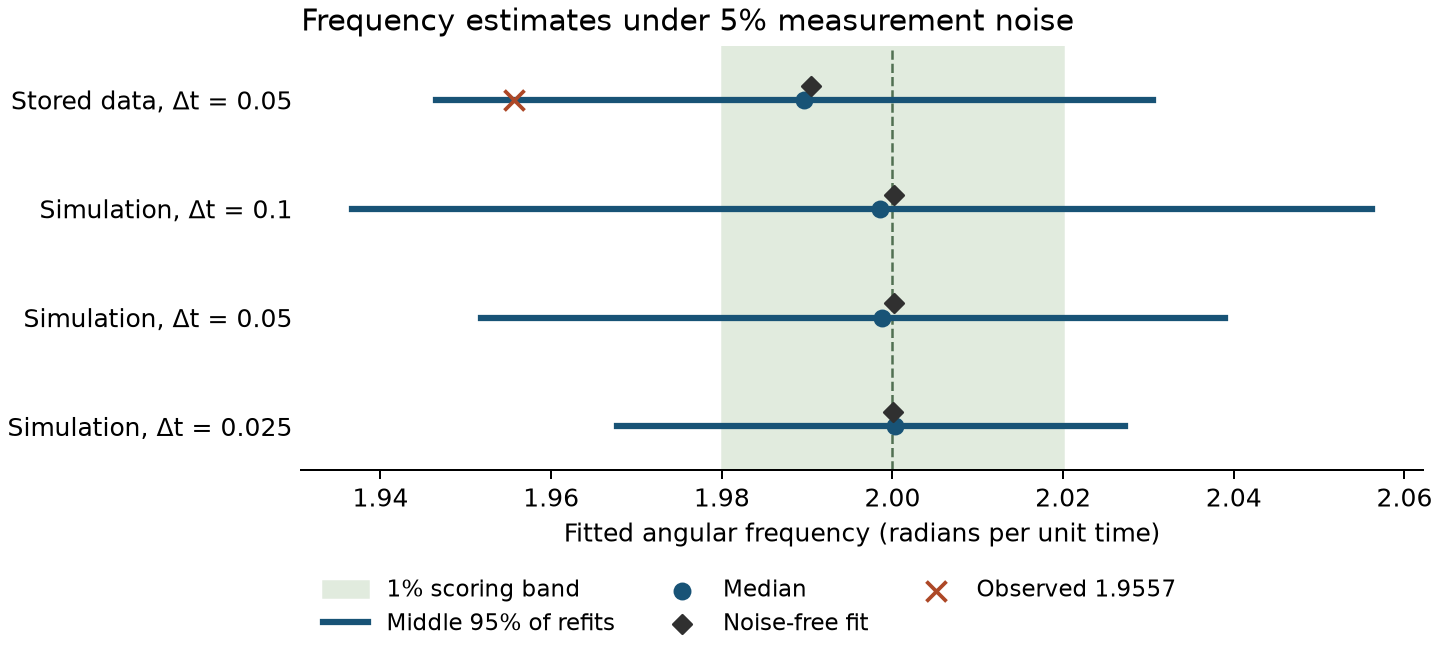

Recreate this plot in Python.
"""Measure conditional frequency uncertainty from observation noise and mesh resolution."""
import csv
from dataclasses import replace
from functools import lru_cache

from candidate_trial import ROOT, folder, live, np
from assess_swap import read_archive, write_csv
from scipy.integrate import solve_ivp
from scipy.optimize import minimize_scalar

REPEATS = 250
FIRST_SEED = 924001
DT = .025


def parent_inputs():
    with (ROOT/'forcing_profiles.csv').open() as source:
        row = next(r for r in csv.DictReader(source) if r['dataset']=='ode' and int(r['seed'])==923301)
    a = read_archive(folder('ode',923301,'candidate'))
    parent = int(row['parent'])
    selected = next(r for r in a['operator']['profiles'] if r['point']==parent)
    p = a['points'][parent]
    labels = [a['labels'][p[1]],*[a['labels'][j] for j,coef in p[2] if j!=p[1]]]
    return labels, selected, {k:tuple(v) for k,v in a['plan'].items()}


class Profile:
    def __init__(self, t, plan, labels, record, original):
        self.t, self.plan, self.record = t, plan, record
        self.problem = replace(original,grids=(t,),data={'u':np.zeros_like(t)})
        fixed = []
        moving = []
        for term in labels:
            (moving if any(n in ('sin','cos') for n,p in term) else fixed).append(term)
        assert fixed[0]==labels[0] and len(moving)==1
        self.moving = moving[0]
        self.fixed = self.bank(fixed)

    def bank(self, labels):
        terms,opaque = live.R.symbols(self.problem,labels)
        return live.R.LocalBank([self.t],terms,opaque,self.plan)

    def estimate(self, u):
        values = {'u':u}
        fixed = self.fixed.matrix(values)
        target = fixed[:,0]
        @lru_cache(maxsize=None)
        def sse(w):
            term = [(n,[(k,w if k=='freq' else v) for k,v in p]) for n,p in self.moving]
            col = self.bank([term]).matrix(values)
            x = np.column_stack((fixed[:,1:],col))
            norms = np.linalg.norm(x,axis=0)
            unit = x/norms
            weights,_,rank,_ = np.linalg.lstsq(unit,target,rcond=None)
            assert rank==x.shape[1]
            residual = target-unit@weights
            return float(residual@residual)
        r = self.record
        lo,hi = r['lower'],r['upper']
        result = minimize_scalar(sse,method='bounded',bounds=(lo,hi),
                                 options=dict(maxiter=24,xatol=(hi-lo)*1.e-4))
        return min([lo,hi,r['initial'],float(result.x)],key=lambda w:(sse(w),abs(w-r['initial'])))


def summarize(group, dt, clean, draws):
    values = np.asarray(draws)
    q = np.quantile(values,[.025,.5,.975])
    return dict(observations=group,dt=dt,clean_frequency=clean,clean_bias=clean-2.,
                noise_draws=len(values),noisy_q025=q[0],noisy_median=q[1],noisy_q975=q[2],
                noisy_sd=np.std(values,ddof=1),inside_one_percent=int(np.sum(np.abs(values-2.)<=.02)))


def plot(summary, measured):
    import matplotlib
    matplotlib.use('Agg')
    import matplotlib.pyplot as plt
    fig,ax = plt.subplots(figsize=(8,3.6), layout='constrained')
    ax.axvspan(1.98,2.02,color='#e1ebde',label='1% scoring band')
    ax.axvline(2,color='#517052',linestyle='--',linewidth=1)
    for i,r in enumerate(summary):
        ax.plot([r['noisy_q025'],r['noisy_q975']],[i,i],color='#185376',lw=2.5,
                label='Middle 95% of refits' if i==0 else None)
        ax.scatter(r['noisy_median'],i,s=38,color='#185376',zorder=3,label='Median' if i==0 else None)
        ax.scatter(r['clean_frequency'],i-.13,s=28,color='#303030',marker='D',zorder=3,
                   label='Noise-free fit' if i==0 else None)
    ax.scatter(measured,0,marker='x',s=64,color='#ad4827',zorder=4,label='Observed 1.9557')
    names = ['Stored data, Δt = 0.05',*[f"Simulation, Δt = {r['dt']}" for r in summary[1:]]]
    ax.set_yticks(range(len(names)),names)
    ax.set_ylim(len(names)-.6,-.5)
    ax.set_xlabel('Fitted angular frequency (radians per unit time)')
    ax.set_title('Frequency estimates under 5% measurement noise',loc='left')
    ax.spines[['top','right','left']].set_visible(False)
    ax.tick_params(axis='y',length=0)
    ax.legend(loc='upper center',bbox_to_anchor=(.40,-.21),ncol=3,frameon=False,fontsize=9)
    fig.savefig(ROOT/'frequency_error.png',dpi=180)
    plt.close(fig)


def main():
    original = live.load_data('ode')
    labels,record,plan = parent_inputs()
    t, = live.R.axes_of(original)
    _,(cut,axes),_ = live.split([t])
    original_profile = Profile(axes[0],plan,labels,record,original)
    measured = original_profile.estimate(original.noisy(5,923301)['u'][cut])
    np.testing.assert_allclose(measured,record['proposed'],atol=2.e-7,rtol=0)
    clean = original_profile.estimate(original.data['u'][cut])
    seeds = range(FIRST_SEED,FIRST_SEED+REPEATS)
    draws = [original_profile.estimate(original.noisy(5,n)['u'][cut]) for n in seeds]
    summary = [summarize('stored benchmark',float(t[1]-t[0]),clean,draws)]
    raw = [dict(observations='stored benchmark',dt=.05,seed=n,frequency=w) for n,w in zip(seeds,draws)]
    # Align the interval, physical window width and centres on all meshes.
    fine = np.arange(641)*DT
    def rhs(t,y):
        return y[1],1.5*t-4*y[0]-np.sin(2*t)*y[1]
    def solve(tol):
        sol = solve_ivp(rhs,(0.,16.),(.8,2.),t_eval=fine,method='DOP853',rtol=tol,atol=tol/10)
        assert sol.success
        return sol.y[0]
    u = solve(1.e-11)
    np.testing.assert_allclose(u,solve(1.e-12),rtol=1.e-9,atol=1.e-9)
    noise_sd = .05*np.std(u)
    z = np.stack([np.random.default_rng(n).standard_normal(len(fine)) for n in seeds])
    for step in (4,2,1):
        dt = DT*step
        selection = slice(0,321,step)
        grid = fine[selection]
        p = dict(q=(2,),ms=(round(.8/dt),),ss=(round(.1/dt),),cut=(0,),shape=(65,))
        centers = grid[p['ms'][0]:len(grid)-p['ms'][0]:p['ss'][0]]
        np.testing.assert_allclose(centers,np.arange(65)*.1+.8)
        profile = Profile(grid,p,labels,record,original)
        clean = profile.estimate(u[selection])
        draws = [profile.estimate(u[selection]+noise_sd*e[selection]) for e in z]
        summary.append(summarize('converged simulation',dt,clean,draws))
        raw.extend(dict(observations='converged simulation',dt=dt,seed=n,frequency=w) for n,w in zip(seeds,draws))
    write_csv(ROOT/'frequency_error.csv',summary)
    write_csv(ROOT/'frequency_error_draws.csv',raw)
    plot(summary,measured)
    print(summary,flush=True)


if __name__=='__main__':
    main()
